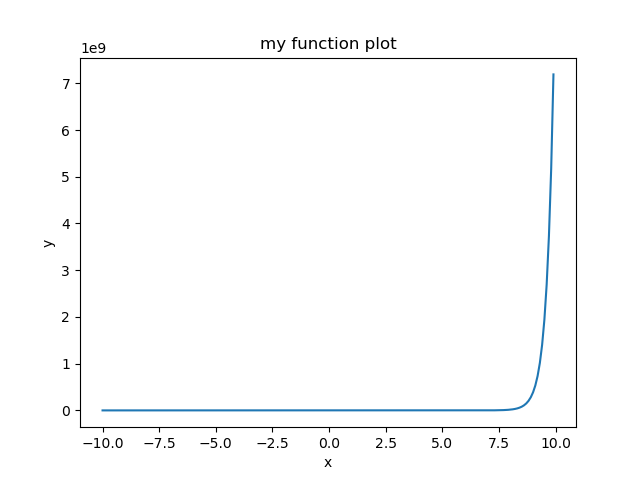

Recreate this plot in Python.
import matplotlib.pyplot as plt

list_x = []
for i in range (200):
    list_x.append(i * 0.1 - 10)

list_y = []
for x in list_x:
    list_y.append(x ** x)

plt.plot(list_x, list_y)
plt.xlabel('x')
plt.ylabel('y')
plt.title('my function plot')

#plt.show()
plt.savefig('plot.png')